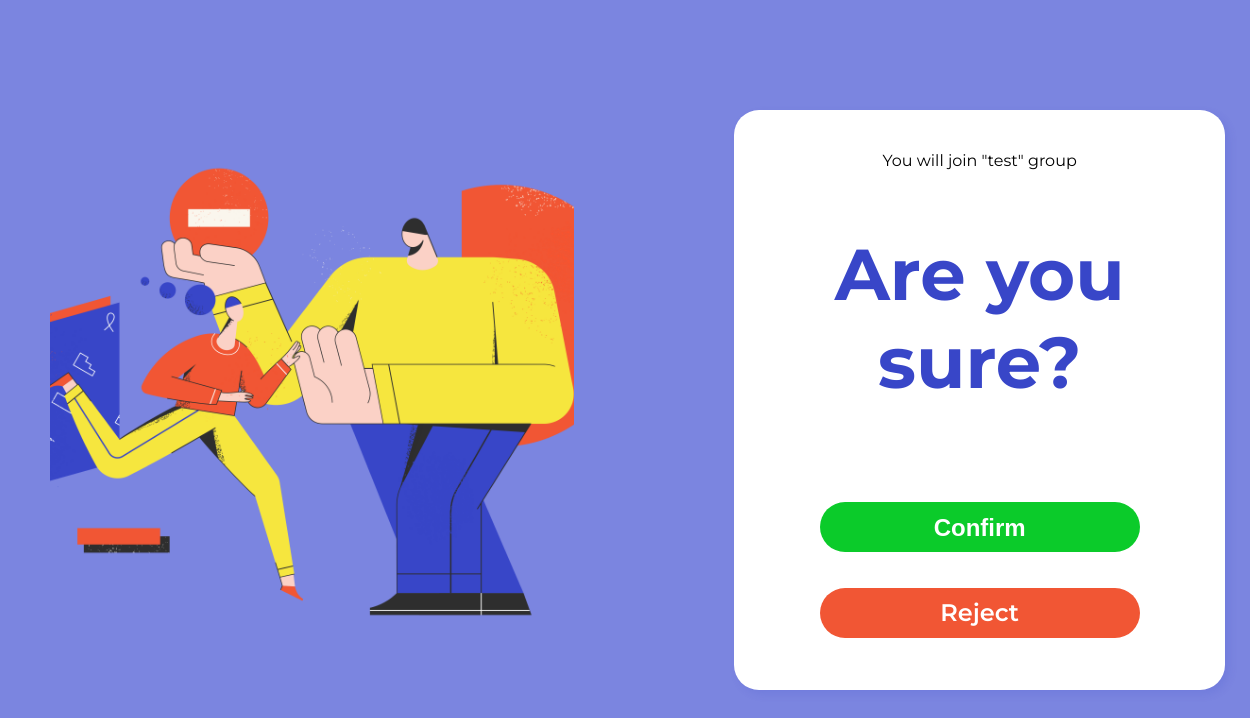
The app's page /group/6536c874338e431fb3206320b58bbf3a/join (signed in), older data.
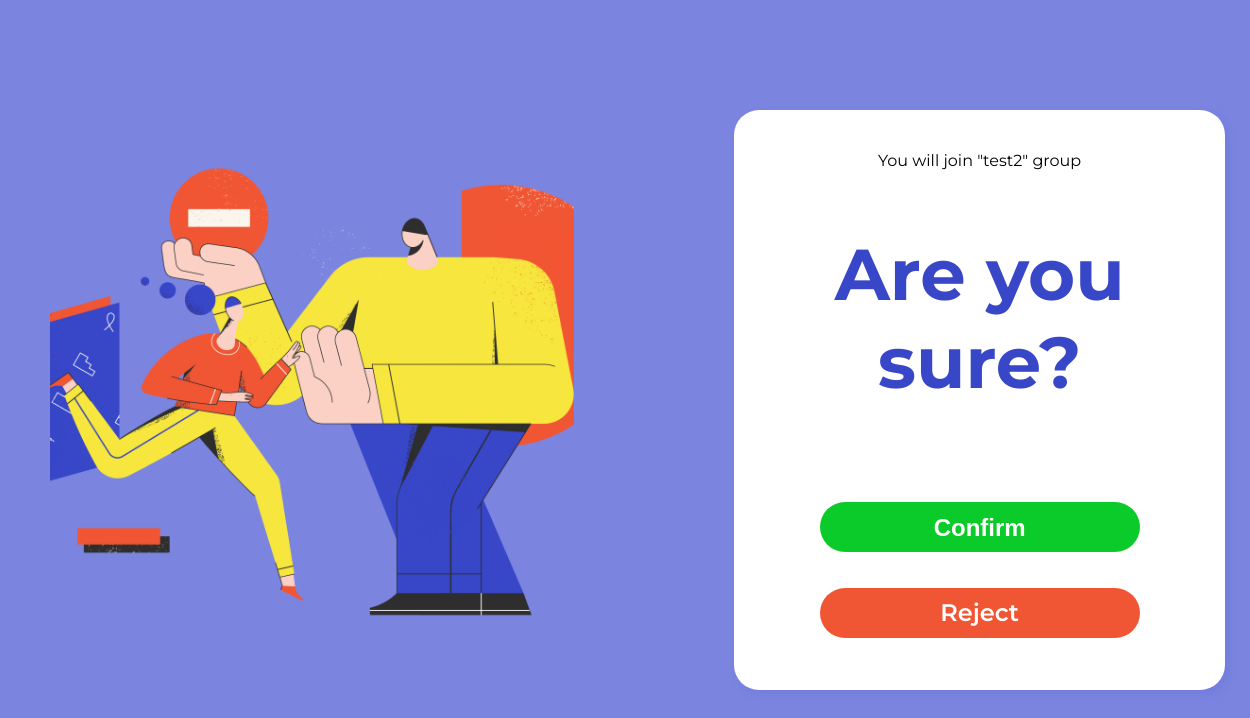
The same page, newer data.
### groups/models.py (models this page shows, shortened)
class Group(models.Model):
    id = models.UUIDField(default=uuid.uuid4, editable=False, primary_key=True, unique=True)
    created_by = models.ForeignKey(Profile, related_name='created_by', null=True, on_delete=models.SET_NULL)
    created_at = models.DateTimeField(auto_now_add=True)
    name = models.CharField(null=True, max_length=100)
    group_users = models.ManyToManyField(Profile, through='GroupUser')
    last_update = models.DateTimeField(auto_now_add=True, null=True)

### groups/views.py (the view, shortened to what this page needs)
# urls.py: path('<str:pk>/join', views.GroupInvite.as_view(), name="join"),
@method_decorator(login_required, name='dispatch')
class GroupInvite(DetailView):
    model = Group
    template_name = 'groups/group_confirm_invite.html'
    def dispatch(self, request, *args, **kwargs):
        group_id = self.kwargs['pk']
        group = Group.objects.get(id=group_id)
        try:
            GroupUser.objects.get(group=group, profile=self.request.user.profile)
            return HttpResponseRedirect(reverse('detail', args=[str(group.id)]))
        except GroupUser.DoesNotExist:
            return super(GroupInvite, self).dispatch(request, *args, **kwargs)
    def get_context_data(self, **kwargs):
        context = super().get_context_data(**kwargs)
        group = Group.objects.get(id=self.kwargs['pk'])
        context['group_id'] = group.id
        context['group_name'] = group.name
        context['logged_user'] = self.request.user.profile
        context['nav_groups'] = Group.objects.filter(profile=self.request.user.profile)[:4]
        return context

### groups/templates/groups/group_confirm_invite.html (shortened to what this page needs)
<!DOCTYPE html>
{% load static %}
<html lang="en">
<head>
    <link rel="stylesheet" href="{% static 'styles/main.css' %}">
</head>
<body>
    <section class="confirmation">
        <form class="welcome__wrapper" method="post">
            <div class="welcome__img" style="background-image: url({% static 'media/Stop.png' %});"></div>
            <div class="left">
              <p>You will join "{{group_name}}" group</p>
            <h1>Are you sure?</h1>
            <button type="submit" class="custom__btn" style="background: #0BCB2A;">Confirm</button>
            <a href="{% url 'detail' group_id %}" class="custom__btn" style="background: #F15634;">Reject</a>
            </div>
        </form>
    </section>
</body>
</html>

### static/styles/main.css (style rules this page uses)
html { box-sizing: border-box; }
body { position: relative; overflow-x: hidden; font-family: 'Montserrat', sans-serif; padding: 0; margin: 0; }
a { display: inline-block; text-decoration: none; outline: none; cursor: pointer; }
.custom__btn { margin: 0 auto; width: 320px; height: 50px; text-align: center; background: #3846C8; color: #fff; font-weight: 600; font-size: 24px; line-height: 29px; outline: none; border-radius: 25px; border: none; cursor: pointer; }
.welcome, .confirmation, .sign__up { display: flex; justify-content: center; width: 100%; background: #fff; min-height: 100vh; position: relative; }
.welcome__wrapper { max-width: 1200px; display: flex; justify-content: space-between; padding: 40px; margin: 0; position: absolute; top: 50%; -ms-transform: translateY(-50%); transform: translateY(-50%); }
.welcome__img { background-position: center; background-size: cover; background-repeat: no-repeat; width: 571px; height: 567px; margin-left: 25px; }
.left { width: 480px; height: 600px; align-items: center; text-align: center; }
.left h1 { font-weight: bold; font-size: 72px; line-height: 88px; text-align: center; color: #3846C8; }
.left .custom__btn { margin-top: 36px; text-align: center; line-height: 50px; }
.confirmation, .sign__up { background: #7B85E0; }
.confirmation .welcome__img { margin-right: 10em; }
.confirmation .left { background: #fff; padding:25px; border-radius: 25px; box-shadow: 4px 4px 8px rgba(56, 70, 200, 0.14); max-height: 530px; }

Row changes from the older to the newer data that the page shows:
changed Group: name "test" → "test2"
